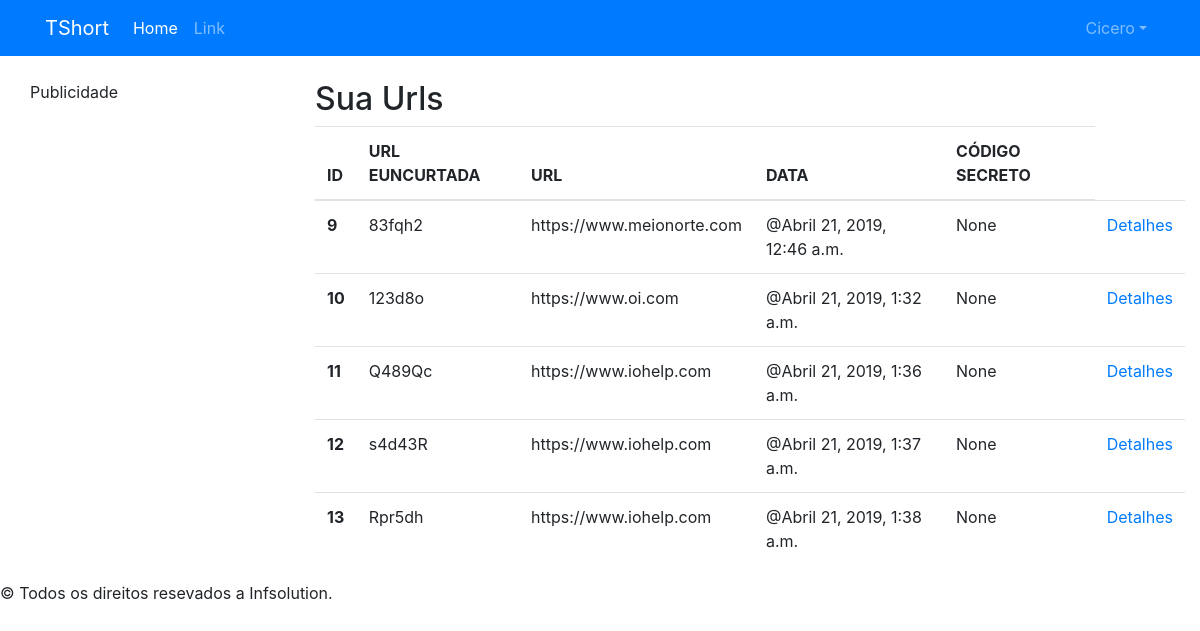
/report/ (signed in), run on an earlier commit of the app's database.
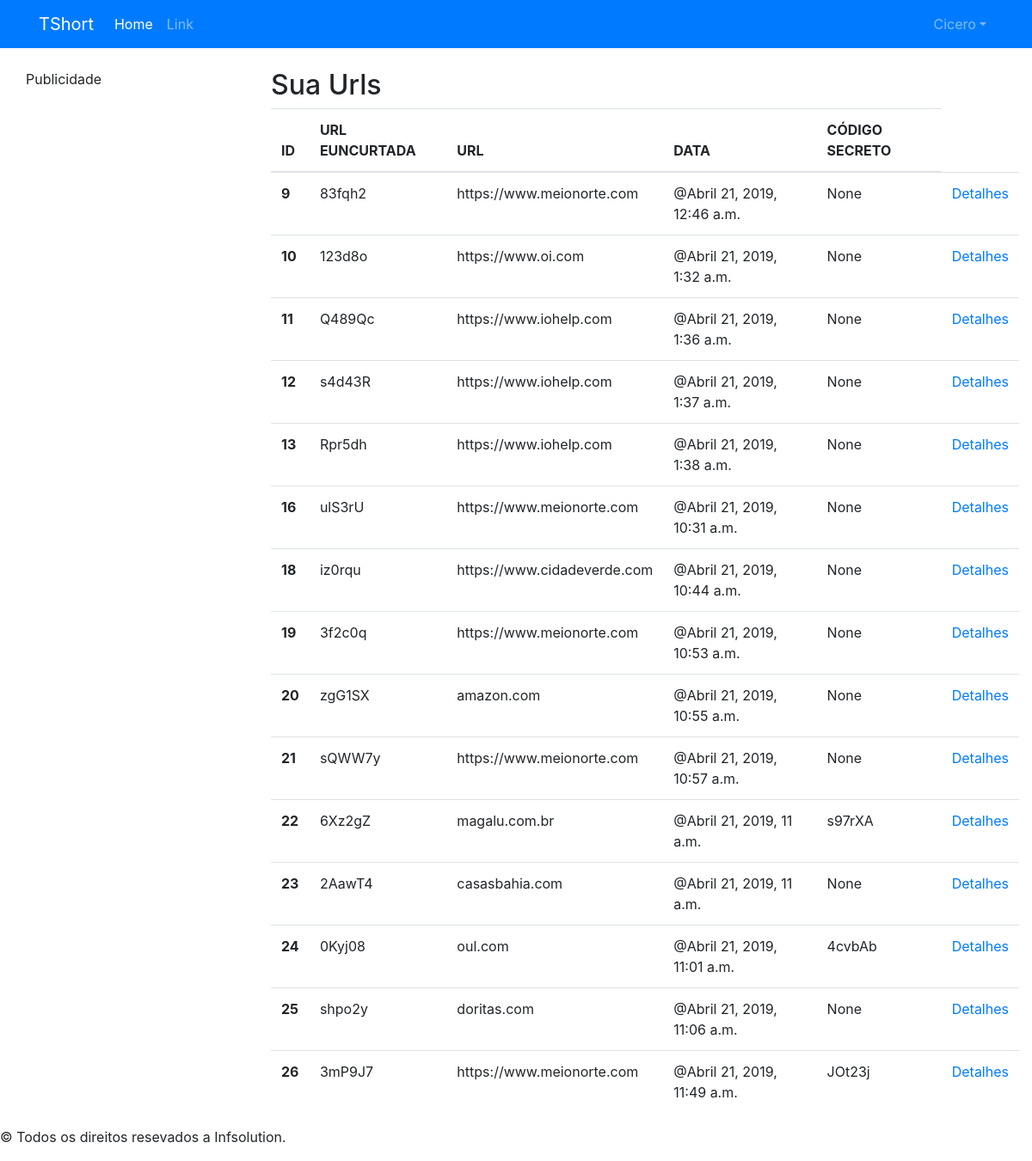
And on a later commit of the database.
### app/models.py (models this page shows, shortened)
class Perfil(models.Model):
	name = models.CharField(max_length=255, default='')
	user = models.OneToOneField(User, related_name='user', on_delete=models.CASCADE)
	email_validated = models.BooleanField(default=False)
	created_at = models.DateField(auto_now_add=True)
	contatos = models.ManyToManyField('Perfil')

class Shortened(models.Model):
	perfil = models.ForeignKey(Perfil, related_name='shorteneds', on_delete=models.CASCADE, null=True)
	url = models.CharField(max_length=1024)
	url_shortened = models.CharField(max_length=256, null=True, unique=True)
	created_at = models.DateTimeField(auto_now_add=True)
	expiring_date = models.DateTimeField(auto_now_add=False, null=True)
	code = models.CharField(max_length=12, null=True, unique=True)
	private_code = models.CharField(max_length=12, null=True)

### app/views.py (the view)
# urls.py: path('report/', views.shotened_report, name='report'),
@login_required
def shotened_report(request):
	perfil_logado = get_perfil_logado(request)
	shorteneds = Shortened.objects.filter(perfil=perfil_logado)
	return render(request, 'app/report.html',{"shorteneds":shorteneds,"perfil_logado":perfil_logado})

### app/views.py (called while the page is built)
def get_perfil_logado(request):
	try:
		perfil = Perfil.objects.get(user=request.user)
	except Exception as e:
		return None
	return perfil

### app/templates/app/report.html
{% extends 'app/base.html' %}
{% load i18n %}
{% block body %}
<h2>{% trans "Sua Urls" %}</h2>
<table class="table table-hover table-responsive">
	<thead>
		<tr>
			<th scope="col">{% trans "ID"%}</th>
			<th scope="col">{% trans "URL EUNCURTADA"%}</th>
			<th scope="col">{% trans "URL"%}</th>
			<th scope="col">{% trans "DATA"%}</th>
			<th scope="col">{% trans "CÓDIGO SECRETO"%}</th>
		</tr>
	</thead>
	<tbody>
		{% if shorteneds %}
			{% for shortened in  shorteneds%}
			<tr>
			<th scope="row">{{shortened.id}}</th>
			<td>{{ shortened.url_shortened }}</td>
			<td>{{shortened.url}}</td>
			<td>@{{shortened.created_at}}</td>
			<td>{{shortened.private_code}}</td>
			<td><a href="#">Detalhes</a></td>
			</tr>
			{% endfor %}
		{% endif %}
</tbody>
</table>
{% endblock %}

### app/templates/app/base.html (shortened to what this page needs)
<!DOCTYPE html>
<html>
{% load i18n %}
{% load static %}
<head>
	<link rel="stylesheet" href="{% static 'bootstrap/css/bootstrap.min.css' %}">
  <link rel="stylesheet" href="{% static 'fontawesome/css/fontawesome-all.min.css' %}">
</head>
<body style="margin-top: 5em;">
<div class="container-fluid">
	<header>
		<nav class="navbar navbar-expand-lg navbar-dark bg-primary fixed-top">
				<div class="container">
				<a class="navbar-brand" href="{% url 'index' %}">TShort</a>
				<div class="collapse navbar-collapse" id="navbarTogglerDemo01">
					<ul class="navbar-nav mr-auto mt-2 mt-lg-0">
						<li class="nav-item active">
							<a class="nav-link" href="#">Home <span class="sr-only">(current)</span></a>
						</li>
						<li class="nav-item">
							<a class="nav-link" href="#">Link</a>
						</li>
					</ul>
					<ul class="navbar-nav ml-auto mt-2 mt-lg-0">
						{% if perfil_logado.name %}
						<li class="nav-item dropdown">
							<a class="nav-link dropdown-toggle" data-toggle="dropdown" href="#" role="button" aria-haspopup="true" aria-expanded="false">{{ perfil_logado.name }}</a>
						</li>
						{% else %}
							<li class="nav-item active">
								<a class="nav-link" href="{% url 'login' %}">Login</a>
							</li>
						{% endif %}
					</ul>
				</div>
			</div>
		</nav>
	</header>
	<section class="row">
	<nav class="col-md-3">
			<div class="container-fluid">
				Publicidade
			</div>
		</nav>
	<article class="col-md-9">
		{% block body %}
		{% endblock %}
	</article>
	<section>
	<footer>
	 <p> &copy; {% trans "Todos os direitos resevados a Infsolution." %}</p>
	</footer>
	</div>
</body>
</html>
        {% get_current_language as LANGUAGE_CODE %}
        {% get_available_languages as LANGUAGES %}
        {% get_language_info_list for LANGUAGES as languages %}

What changed in the data, as far as the page shows it:
added Shortened: id "16", url_shortened "ulS3rU", url "https://www.meionorte.com", created_at "Abril 21, 2019, 10:31 a.m.", private_code "None"
added Shortened: id "18", url_shortened "iz0rqu", url "https://www.cidadeverde.com", created_at "Abril 21, 2019, 10:44 a.m.", private_code "None"
added Shortened: id "19", url_shortened "3f2c0q", url "https://www.meionorte.com", created_at "Abril 21, 2019, 10:53 a.m.", private_code "None"
added Shortened: id "20", url_shortened "zgG1SX", url "amazon.com", created_at "Abril 21, 2019, 10:55 a.m.", private_code "None"
added Shortened: id "21", url_shortened "sQWW7y", url "https://www.meionorte.com", created_at "Abril 21, 2019, 10:57 a.m.", private_code "None"
added Shortened: id "22", url_shortened "6Xz2gZ", url "magalu.com.br", created_at "Abril 21, 2019, 11 a.m.", private_code "s97rXA"
added Shortened: id "23", url_shortened "2AawT4", url "casasbahia.com", created_at "Abril 21, 2019, 11 a.m.", private_code "None"
added Shortened: id "24", url_shortened "0Kyj08", url "oul.com", created_at "Abril 21, 2019, 11:01 a.m.", private_code "4cvbAb"
added Shortened: id "25", url_shortened "shpo2y", url "doritas.com", created_at "Abril 21, 2019, 11:06 a.m.", private_code "None"
added Shortened: id "26", url_shortened "3mP9J7", url "https://www.meionorte.com", created_at "Abril 21, 2019, 11:49 a.m.", private_code "JOt23j"
